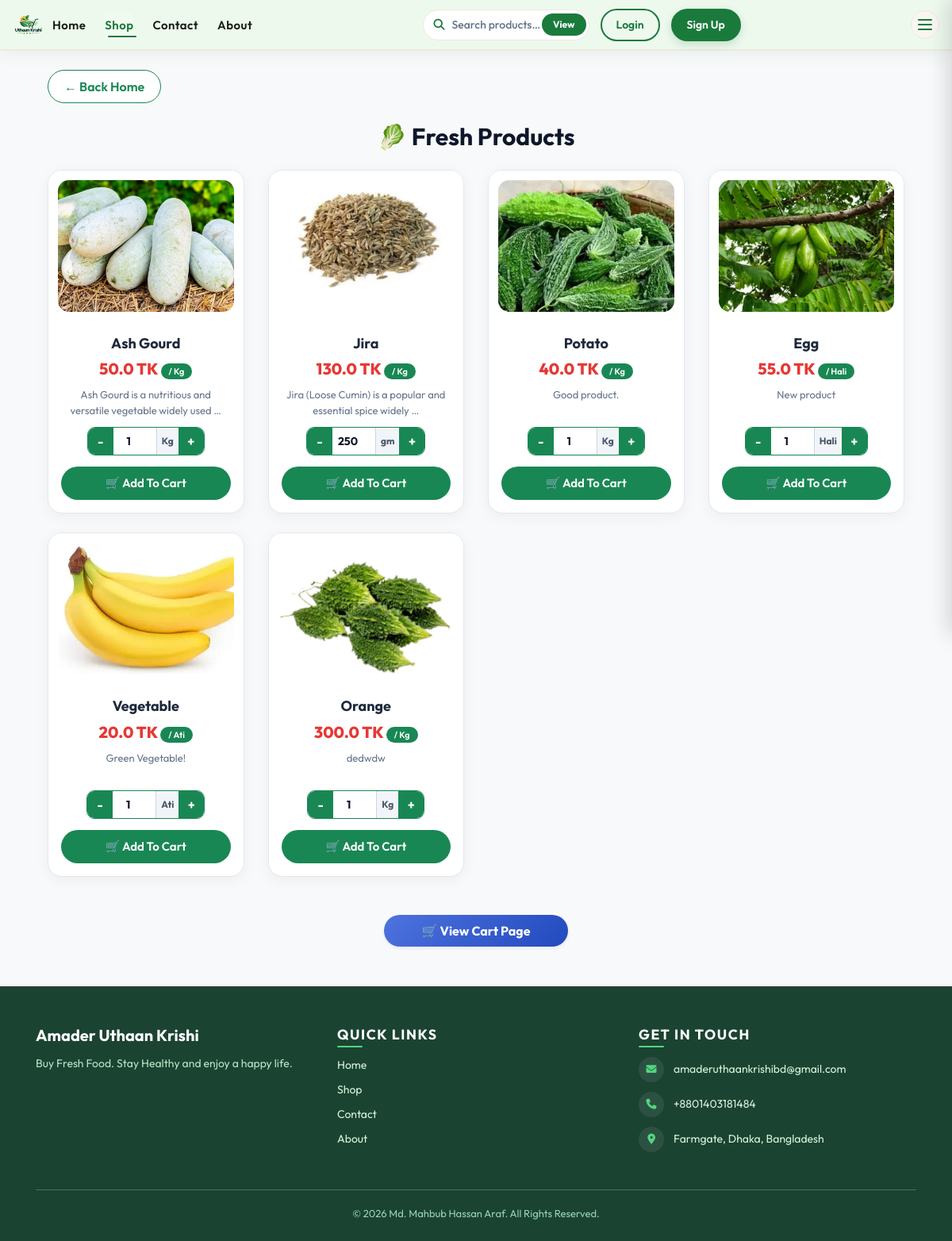
Before: /products/shop/ with the older database file.
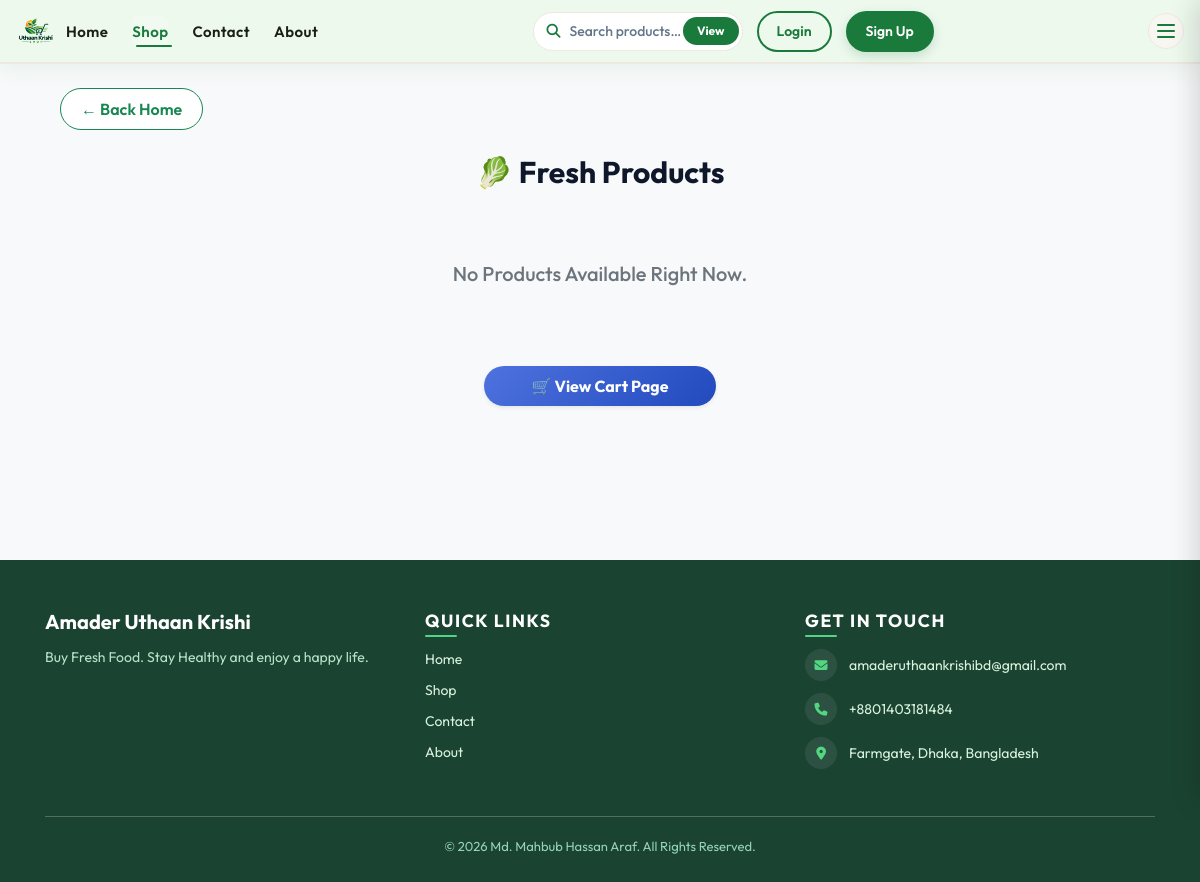
After: the same page with the newer database file.
### apps/products/models.py (models this page shows, shortened)
class Product(models.Model):
    UNIT_CHOICES = [
        ('kg', 'Kg'),
        ('gm', 'gm'),
        ('pcs', 'Pcs'),
        ('ati', 'Ati'),
        ('fana', 'Fana'),
        ('hali', 'Hali'),
    ]
    name = models.CharField(max_length=200)
    price = models.FloatField(help_text="Per unit price (Per Kg for kg/gm)")
    unit = models.CharField(max_length=10, choices=UNIT_CHOICES)
    description = models.TextField(blank=True, null=True)
    image = models.FileField(upload_to='products/', null=True, blank=True)
    is_active = models.BooleanField(default=True, help_text="Designates whether this product is visible in shop & search.")

### apps/products/views.py (the view)
# urls.py: path('shop/', views.shop, name='shop'),
def shop(request):
    query = request.GET.get('q')
    products = Product.objects.filter(is_active=True)
    if query:
        products = products.filter(
            Q(name__icontains=query) |
            Q(description__icontains=query)
        )
    return render(request, 'products/shop.html', {
        'products': products,
        'query': query
    })

### Templates/products/shop.html (shortened to what the changed rows need)
{% extends 'base.html' %}
{% block content %}
<div class="container mt-4 mb-5">
    <div class="row">
        {% for p in products %}
        <div class="col-4 col-md-4 col-lg-3 mb-4">
            <div class="product-card">
                <a href="{% url 'product_details' p.id %}">
                    <div class="image-box">
                        {% if p.image %}
                            <img src="{{ p.image.url }}" class="product-image" alt="{{ p.name }}">
                        {% else %}
                            <img src="https://via.placeholder.com/300x200?text=No+Image" class="product-image" alt="No Image">
                        {% endif %}
                    </div>
                </a>
                <div class="card-body text-center p-3 d-flex flex-column justify-content-between">
                    <div>
                        <h5 class="product-name">
                            {{ p.name }}
                        </h5>
                        <div class="mb-2">
                            <span class="price">
                                {{ p.price }} TK
                            </span>
                            <span class="unit">
                                {% if p.unit == 'gm' %}/ Kg{% else %}/ {{ p.get_unit_display }}{% endif %}
                            </span>
                        </div>
                        <p class="description">
                            {{ p.description|truncatewords:10|default:"Fresh agricultural product" }}
                        </p>
                    </div>
                    <form method="POST" action="{% url 'add_to_cart' p.id %}">
                        {% if p.unit == 'gm' %}
                            <div class="quantity-box qty-gram-wrapper">
                                <button type="button" aria-label="Decrease quantity" onclick="decreaseGram(this)">-</button>
                                <input type="number"
                                       value="250"
                                       step="50"
                                       class="gram-display-input"
                                       oninput="handleGramInput(this)"
                                       onchange="handleGramInput(this)">
                                <span class="qty-unit-label">gm</span>
                                <button type="button" aria-label="Increase quantity" onclick="increaseGram(this)">+</button>
                            </div>
                        {% else %}
                            <div class="quantity-box">
                                <button type="button" aria-label="Decrease quantity" onclick="decrease(this)">-</button>
                                {% if p.unit == 'pcs' or p.unit == 'ati' or p.unit == 'fana' %}
                                    <input type="number" name="quantity" value="1" min="1" step="1" onchange="validateMin(this)">
                                {% else %}
                                    <input type="number" name="quantity" value="1" min="0.5" step="0.5" onchange="validateMin(this)">
                                {% endif %}
                                <span class="qty-unit-label">{{ p.get_unit_display }}</span>
                                <button type="button" aria-label="Increase quantity" onclick="increase(this)">+</button>
                            </div>
                        {% endif %}
                        <button type="submit" class="btn cart-btn btn-block w-100">
                            🛒 Add To Cart
                        </button>
                    </form>
                </div>
            </div>
        </div>
        {% empty %}
        <div class="col-12 text-center py-5">
            <h5 class="text-muted">No Products Available Right Now.</h5>
        </div>
        {% endfor %}
    </div>
</div>
{% endblock %}

Changed rows visible on the page:
removed Product: image (picture), name "Ash Gourd", price "50.0", unit "Kg", description "Ash Gourd is a nutritious and versatile vegetable widely used …"
removed Product: image (picture), name "Jira", price "130.0", unit "/ Kg", description "Jira (Loose Cumin) is a popular and essential spice widely …"
removed Product: image (picture), name "Potato", price "40.0", unit "Kg", description "Good product."
removed Product: image (picture), name "Egg", price "55.0", unit "Hali", description "New product"
removed Product: image (picture), name "Vegetable", price "20.0", unit "Ati", description "Green Vegetable!"
removed Product: image (picture), name "Orange", price "300.0", unit "Kg", description "dedwdw"
Other visible differences:
text now shown: "No Products Available Right Now."
